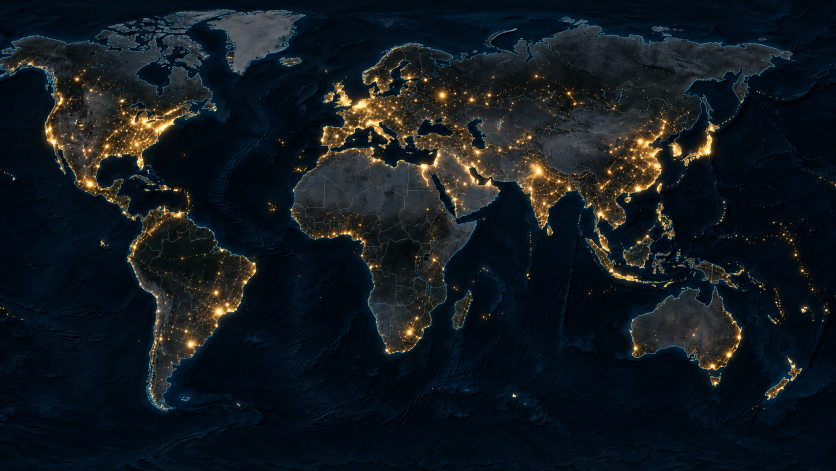
#> input picture superstorm/scene1/assets/maps/originals/src_01_16_12_PM.png, 1672 x 941 px (shown at 1/2 size)
$ python 01_prepare_maps.py
#> lines starting #> are read from the running program, lines starting #| are printed output that depends on the picture; after the words box and inside, x2 and y2 are one past the last pixel; in counts of white or black regions, pixels touching at a corner belong together
"""Checkpoint 1: build the working map copies from the source images.

Source -> working copy (identified visually, see README.md):
  src_01_16_12_PM.png -> base_night.png        (cleaned)
  src_01_16_27_PM.png -> aurora_impact.png     (same cleanup, so the 0:04 crossfade stays seamless)
  src_01_16_32_PM.png -> blackout.png          (same cleanup; this one has no star)
  src_01_16_16_PM.png -> aurora_thumbnail.png  (untouched, not used in scene 1)

Cleanup:
  1. The stray star in the southern Indian Ocean (~x1027, y791), plus its glow.
  2. The white arc in the Arctic above Russia (~x965-1037, y56-97). Note: this is the
     position and shape of Novaya Zemlya (a real island); removed as requested.

Fill method: low frequencies come from inpainting the surrounding *ocean only*
(all land in the neighbourhood is masked while inpainting), high-frequency texture
comes from a clean donor (the same spot in blackout.png for the star, open ocean
40 px higher up for the island). Everything outside the feathered masks is
bit-identical to the source.
"""
from pathlib import Path

import cv2
import numpy as np
from PIL import Image

ROOT = Path(__file__).resolve().parents[1]
MAPS = ROOT / "assets" / "maps"
SRC = MAPS / "originals"
REVIEW = ROOT / "review"

SOURCES = {
    "base_night": "src_01_16_12_PM.png",
    "aurora_impact": "src_01_16_27_PM.png",
    "blackout": "src_01_16_32_PM.png",
    "aurora_thumbnail": "src_01_16_16_PM.png",
}

# Region-of-interest polygons (full-res pixel coords of the 1672x941 maps).
# The island polygon hugs the crescent and stays west of x=991 near its south tip,
# where the mainland coast (Vaygach / Yugorsky) starts at x~993.
ISLAND_POLY = np.array([
    (1040, 52), (1040, 62), (1012, 67), (997, 70), (990, 75), (986, 81), (987, 87),
    (991, 91), (991, 96), (985, 98), (975, 96), (964, 93), (960, 87), (961, 81),
    (966, 73), (974, 66), (984, 61), (1000, 57), (1020, 52),
], np.int32)
ISLAND_NEIGHBOURHOOD = (930, 35, 1075, 125)       # x0, y0, x1, y1 used for ocean-only inpainting
STAR_BOX = (1012, 779, 1044, 803)                 # excludes the tiny dot at (1049, 808)
ISLAND_DONOR_OFFSET = (0, -40)                    # (dx, dy): texture from 40 px further north


def load(name):
    return np.asarray(Image.open(SRC / name).convert("RGB"))


def luminance(img):
    return 0.299 * img[..., 0] + 0.587 * img[..., 1] + 0.114 * img[..., 2]


def polygon_mask(shape, poly):
    m = np.zeros(shape[:2], np.uint8)
    cv2.fillPoly(m, [poly], 1)
    return m.astype(bool)


def bright_mask(img, roi, margin):
    """Pixels noticeably brighter than the local ocean inside the ROI."""
    lum = luminance(img.astype(np.float32))
    ocean_level = np.median(lum[roi & (lum < 35)])
    return roi & (lum > ocean_level + margin)


def island_mask(images):
    roi = polygon_mask(images[0].shape, ISLAND_POLY)
    m = np.zeros(roi.shape, bool)
    for img in images:                     # union -> identical footprint in every map
        m |= bright_mask(img, roi, margin=12)
    m = cv2.morphologyEx(m.astype(np.uint8), cv2.MORPH_CLOSE, np.ones((5, 5), np.uint8))
    m = cv2.dilate(m, np.ones((5, 5), np.uint8))          # +2 px for the rim glow

    # The island also casts a dark drop-shadow (3-5 px) onto the ocean, mostly on its
    # inner, concave side. Take pixels darker than the open ocean within 6 px of the island.
    lum = luminance(images[0].astype(np.float32))          # base_night: no aurora tint
    ocean_level = np.median(lum[roi & ~m.astype(bool) & (lum < 35)])
    near = cv2.dilate(m, cv2.getStructuringElement(cv2.MORPH_ELLIPSE, (13, 13))).astype(bool)
    shadow = near & (lum < ocean_level - 3)

    # Never touch the mainland / other islands: everything bright outside the island ROI, +3 px.
    x0, y0, x1, y1 = ISLAND_NEIGHBOURHOOD
    box = np.zeros(roi.shape, bool)
    box[y0:y1, x0:x1] = True
    other_land = bright_mask(images[0], box & ~roi, margin=12)
    protect = cv2.dilate(other_land.astype(np.uint8), np.ones((7, 7), np.uint8)).astype(bool)

    m = m.astype(bool) | shadow
    m = cv2.morphologyEx(m.astype(np.uint8), cv2.MORPH_CLOSE, np.ones((5, 5), np.uint8))
    m = cv2.dilate(m, np.ones((3, 3), np.uint8)).astype(bool)
    return m & ~protect


def star_mask(images):
    x0, y0, x1, y1 = STAR_BOX
    roi = np.zeros(images[0].shape[:2], bool)
    roi[y0:y1, x0:x1] = True
    m = np.zeros(roi.shape, bool)
    for img in images:
        m |= bright_mask(img, roi, margin=10)
    m = cv2.dilate(m.astype(np.uint8), np.ones((7, 7), np.uint8))  # +3 px for the glow
    return m.astype(bool)


def land_mask(img, box):
    """All bright (land / coastline) pixels in a neighbourhood, dilated."""
    x0, y0, x1, y1 = box
    roi = np.zeros(img.shape[:2], bool)
    roi[y0:y1, x0:x1] = True
    m = bright_mask(img, roi, margin=12)
    return cv2.dilate(m.astype(np.uint8), np.ones((7, 7), np.uint8)).astype(bool)


def texture_fill(img, mask, donor, inpaint_mask, lp_sigma=3.0, feather=1.2):
    """Low-pass from ocean-only inpainting + high-pass texture from the donor image."""
    f = img.astype(np.float32)
    base = cv2.inpaint(img, (inpaint_mask | mask).astype(np.uint8) * 255, 9, cv2.INPAINT_TELEA)
    base_lp = cv2.GaussianBlur(base.astype(np.float32), (0, 0), lp_sigma)
    d = donor.astype(np.float32)
    detail = d - cv2.GaussianBlur(d, (0, 0), lp_sigma)
    fill = base_lp + detail
    alpha = cv2.GaussianBlur(mask.astype(np.float32), (0, 0), feather)
    alpha = np.maximum(alpha, mask.astype(np.float32))[..., None]
    out = f * (1 - alpha) + fill * alpha
    out = np.where(alpha > 0.004, out, f)            # guarantee untouched pixels stay identical
    return np.clip(np.round(out), 0, 255).astype(np.uint8)


def shifted(img, dx, dy):
    """donor[y, x] = img[y + dy, x + dx]"""
    return np.roll(img, shift=(-dy, -dx), axis=(0, 1))


def vertical_interp(layer, mask, pad=3):
    """Fill masked runs in each column by linear interpolation between the (pad-px mean)
    values just above and below the run. Aurora curtains are vertical, so this keeps
    the streaks continuous where plain inpainting smears them sideways."""
    out = layer.copy()
    h = mask.shape[0]
    for x in np.nonzero(mask.any(axis=0))[0]:
        col = mask[:, x]
        y = 0
        while y < h:
            if not col[y]:
                y += 1
                continue
            y0 = y
            while y < h and col[y]:
                y += 1
            top = layer[max(0, y0 - pad):y0, x].mean(axis=0) if y0 > 0 else None
            bot = layer[y:min(h, y + pad), x].mean(axis=0) if y < h else None
            top = bot if top is None else top
            bot = top if bot is None else bot
            t = (np.arange(y - y0) + 1.0) / (y - y0 + 1.0)
            out[y0:y, x] = top[None, :] * (1 - t[:, None]) + bot[None, :] * t[:, None]
    return out


def aurora_fill(aurora_src, base_src, base_clean, mask, feather=1.2):
    """aurora = base + aurora layer. Rebuild the masked area as cleaned base + the aurora
    layer interpolated vertically across the mask (slightly smoothed across columns)."""
    layer = aurora_src.astype(np.float32) - base_src.astype(np.float32)
    layer = cv2.GaussianBlur(layer, (0, 0), sigmaX=1.5, sigmaY=0.1)
    fill = base_clean.astype(np.float32) + vertical_interp(layer, mask)
    f = aurora_src.astype(np.float32)
    alpha = cv2.GaussianBlur(mask.astype(np.float32), (0, 0), feather)
    alpha = np.maximum(alpha, mask.astype(np.float32))[..., None]
    out = f * (1 - alpha) + fill * alpha
    out = np.where(alpha > 0.004, out, f)
    return np.clip(np.round(out), 0, 255).astype(np.uint8)


def main():
    src = {k: load(v) for k, v in SOURCES.items()}
#> in load, returned value is the input picture: shape (941, 1672, 3); mean R, G, B 17.9, 25.6, 31.2
#> call 2 of load, with name = 'src_01_16_27_PM.png'
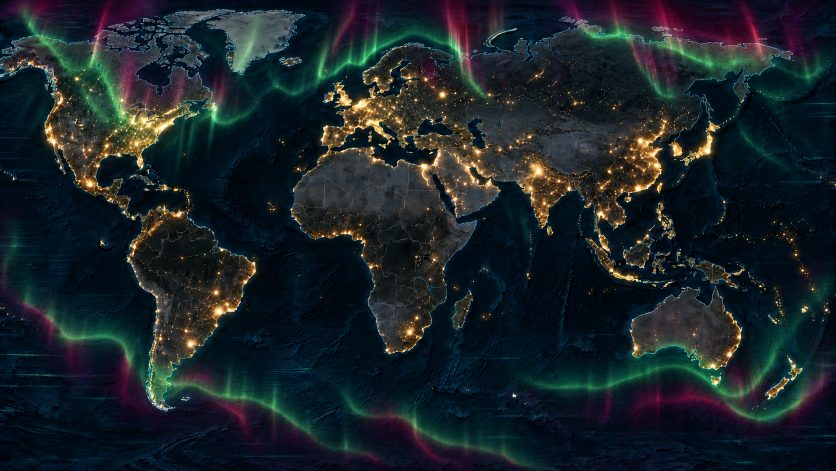
#> input picture superstorm/scene1/assets/maps/originals/src_01_16_27_PM.png, 1672 x 941 px (shown at 1/2 size)
#> in load, returned value is the input picture: shape (941, 1672, 3); mean R, G, B 25.8, 35.8, 40.2
#> call 3 of load, with name = 'src_01_16_32_PM.png'
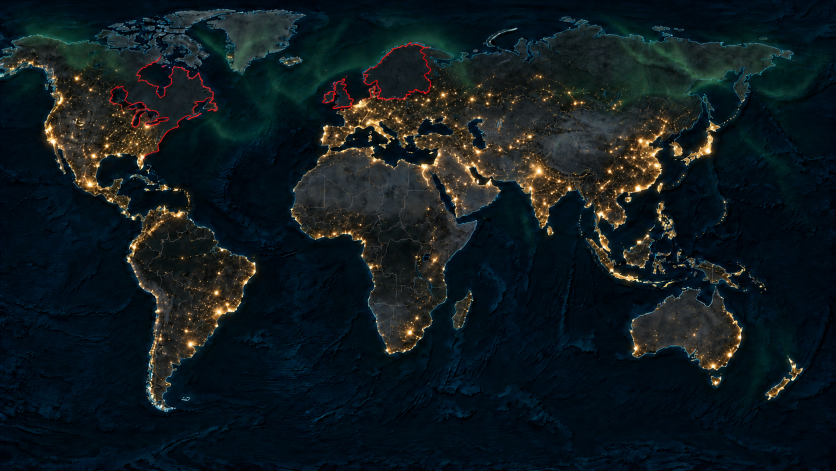
#> input picture superstorm/scene1/assets/maps/originals/src_01_16_32_PM.png, 1672 x 941 px (shown at 1/2 size)
#> in load, returned value is the input picture: shape (941, 1672, 3); mean R, G, B 16.5, 26.7, 30.9
#> call 4 of load, with name = 'src_01_16_16_PM.png'
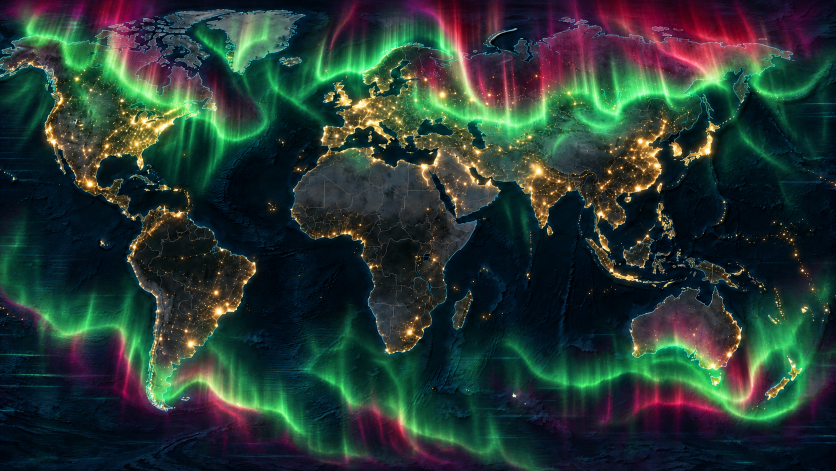
#> input picture superstorm/scene1/assets/maps/originals/src_01_16_16_PM.png, 1672 x 941 px (shown at 1/2 size)
#> in load, returned value is the input picture: shape (941, 1672, 3); mean R, G, B 39.2, 56.4, 50.9
#> src = 4 items
    work = {k: src[k] for k in ("base_night", "aurora_impact", "blackout")}
#> work = 3 items

    m_island = island_mask(list(work.values()))
#> in polygon_mask, `cv2.fillPoly(m, [poly], 1)`:
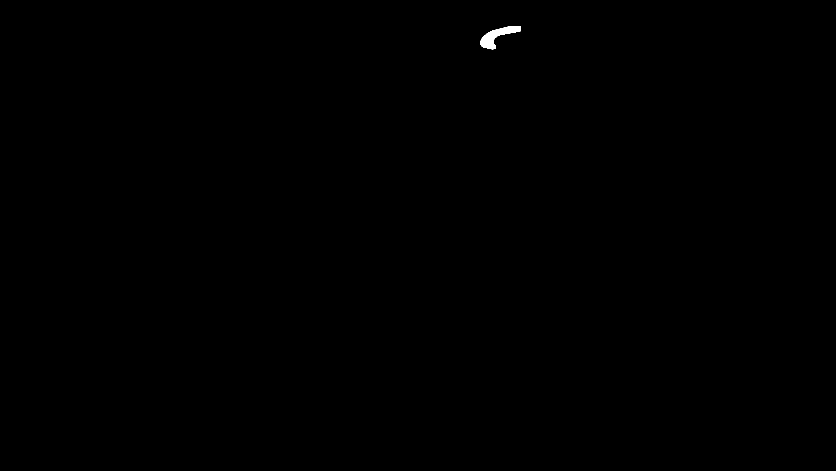
#> m: shape (941, 1672) (shown at 1/2 size); values 0 (black) and 1 (white), 0.1% white; 1 white region, box (x1, y1, x2, y2) and area: (960, 52, 1041, 99) 1526
#> the loop in island_mask, `for img in images:` made 3 passes
#> ocean_level in bright_mask on passes 1 to 3: 15.91, 21.46, 12.36
#> after the loop in island_mask, `for img in images:`: m: shape (941, 1672) bool; 0.06% white; 3 white regions (2 under 20 px), largest, box (x1, y1, x2, y2) and area: (966, 55, 1035, 95) 914
#> in island_mask, `m = cv2.morphologyEx(m.astype(np.uint8), cv2.MORPH_CLOSE, np.ones((5, ..`: m: shape (941, 1672); values 0 (black) and 1 (white), 0.06% white; 2 white regions (1 under 20 px), largest, box (x1, y1, x2, y2) and area: (966, 53, 1035, 95) 937
#> in island_mask, `m = cv2.dilate(m, np.ones((5, 5), np.uint8))`: m: shape (941, 1672); values 0 (black) and 1 (white), 0.09% white; 2 white regions, box (x1, y1, x2, y2) and area: (964, 51, 1037, 97) 1457, (958, 83, 963, 90) 35
#> in island_mask, `ocean_level = np.median(lum[roi & ~m.astype(bool) & (lum < 35)])`: ocean_level = 13.93
#> in island_mask, `near = cv2.dilate(m, cv2.getStructuringElement(cv2.MORPH_ELLIPSE, (13,..`: near: shape (941, 1672) bool; 0.19% white; 1 white region, box (x1, y1, x2, y2) and area: (952, 45, 1043, 103) 2919
#> in island_mask, `shadow = near & (lum < ocean_level - 3)`: shadow: shape (941, 1672) bool; 0.03% white; 10 white regions (8 under 20 px), largest, box (x1, y1, x2, y2) and area: (981, 54, 1041, 98) 382, (968, 55, 981, 69) 89
#> in bright_mask (call 4), `return roi & (lum > ocean_level + margin)`: returned value: shape (941, 1672) bool; 0.22% white; 10 white regions (7 under 20 px), largest, box (x1, y1, x2, y2) and area: (930, 76, 1075, 125) 3317, (945, 100, 955, 106) 47, (930, 105, 937, 113) 38
#> in island_mask, `protect = cv2.dilate(other_land.astype(np.uint8), np.ones((7, 7), np.u..`: protect: shape (941, 1672) bool; 0.37% white; 6 white regions, box (x1, y1, x2, y2) and area: (927, 73, 1078, 128) 5476, (1065, 33, 1075, 41) 75, (941, 36, 950, 44) 71, (1054, 33, 1062, 41) 64, (957, 50, 965, 57) 56, (951, 34, 958, 41) 49
#> in island_mask, `m = m.astype(bool) | shadow`: m: shape (941, 1672) bool; 0.11% white; 5 white regions (3 under 20 px), largest, box (x1, y1, x2, y2) and area: (964, 51, 1041, 98) 1702, (958, 83, 963, 90) 35
#> in island_mask, `m = cv2.morphologyEx(m.astype(np.uint8), cv2.MORPH_CLOSE, np.ones((5, ..`: m: shape (941, 1672); values 0 (black) and 1 (white), 0.12% white; 1 white region, box (x1, y1, x2, y2) and area: (958, 51, 1043, 101) 1834
#> in island_mask, `m = cv2.dilate(m, np.ones((3, 3), np.uint8)).astype(bool)`: m: shape (941, 1672) bool; 0.14% white; 1 white region, box (x1, y1, x2, y2) and area: (957, 50, 1044, 102) 2148
#> in island_mask, `return m & ~protect`: returned value: shape (941, 1672) bool; 0.13% white; 1 white region, box (x1, y1, x2, y2) and area: (957, 50, 1044, 98) 2069
    m_star = star_mask([work["base_night"], work["aurora_impact"]])
#> the loop in star_mask, `for img in images:` made 2 passes
#> ocean_level in bright_mask on passes 1 to 2: 17.73, 22.5
#> in star_mask, `m = cv2.dilate(m.astype(np.uint8), np.ones((7, 7), np.uint8))`: m: shape (941, 1672); values 0 (black) and 1 (white), 0.02% white; 1 white region, box (x1, y1, x2, y2) and area: (1020, 780, 1042, 799) 345

    # Donor area must be open ocean. Geography is identical in all maps, so check the
    # aurora-free base map (in aurora_impact the donor also carries the vertical aurora
    # streaks, which is exactly the texture we want there).
    dx, dy = ISLAND_DONOR_OFFSET
    lum = luminance(shifted(work["base_night"], dx, dy).astype(np.float32))[m_island]
#> in luminance (call 8), `return 0.299 * img[..., 0] + 0.587 * img[..., 1] + 0.114 * img[..., 2]`:
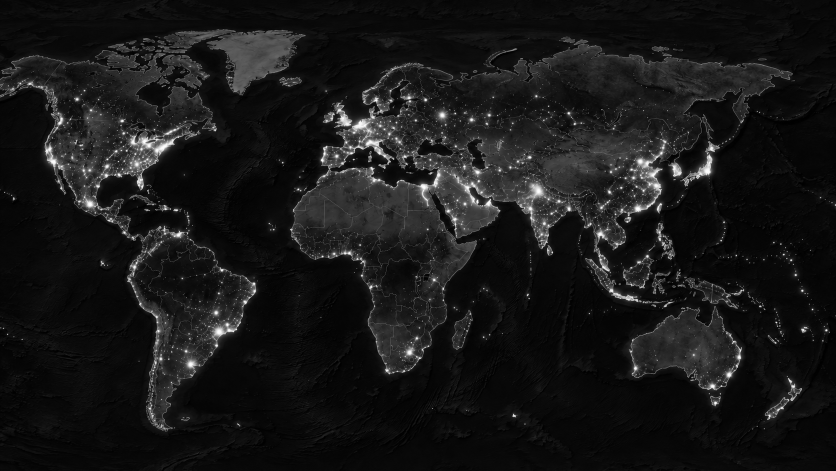
#> returned value: shape (941, 1672) float32 (shown at 1/2 size); min 0, max 255, mean 24
#> lum = 2069 values, max 28.66 at index 1040, min 3.72 at index 2056, mean 16.06
    assert lum.max() < 60, f"island donor not clean: max lum {lum.max():.0f}"

    out = {}
    for k in ("base_night", "blackout"):
        img = work[k]
        land = land_mask(img, ISLAND_NEIGHBOURHOOD)
        out[k] = texture_fill(img, m_island, shifted(img, dx, dy), land)
#> this loop made 2 passes
#> after the loop, out = 2 items
    # aurora_impact: same footprint, but rebuilt as cleaned base + vertically continuous aurora
    out["aurora_impact"] = aurora_fill(work["aurora_impact"], work["base_night"], out["base_night"], m_island)
#> in aurora_fill, `layer = aurora_src.astype(np.float32) - base_src.astype(np.float32)`:
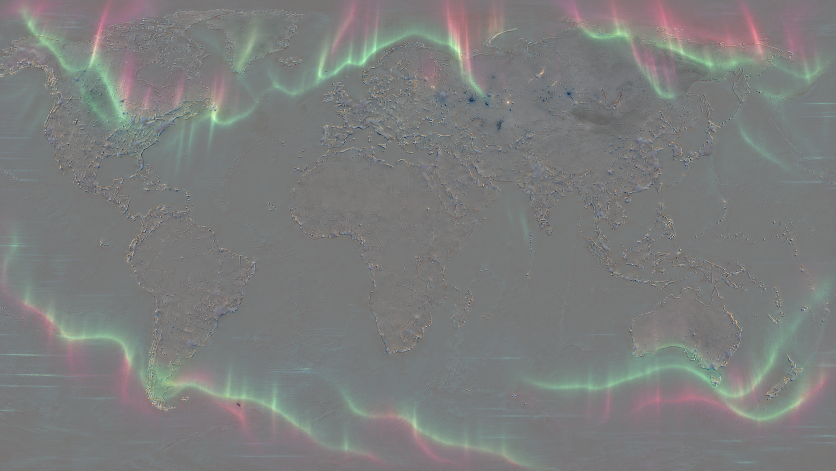
#> layer: shape (941, 1672, 3) float32 (shown at 1/2 size); mean R, G, B 7.9, 10.1, 9; drawn with min black and max white
#> the loop in vertical_interp, `for x in np.nonzero(mask.any(axis=0))[0]:` made 87 passes
    for k in ("base_night", "aurora_impact"):          # blackout.png has no star
        out[k] = texture_fill(out[k], m_star, src["blackout"], np.zeros_like(m_star))
#> this loop made 2 passes
#> pass 1, in texture_fill (call 3), `base_lp = cv2.GaussianBlur(base.astype(np.float32), (0, 0), lp_sigma)`:
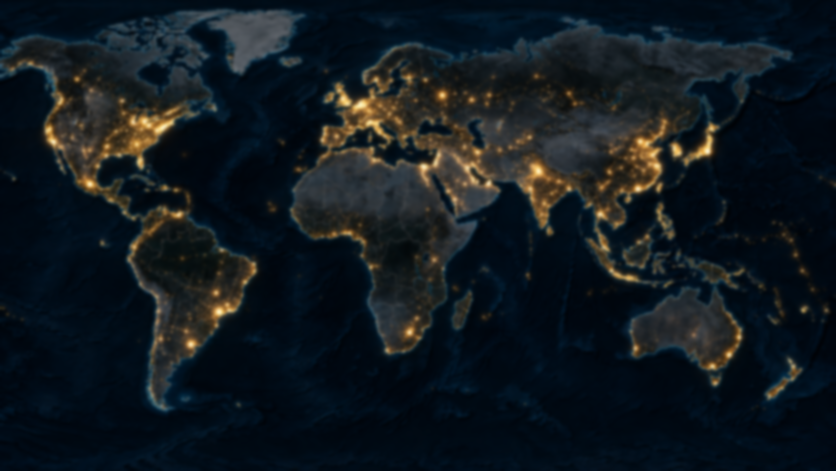
#> base_lp: shape (941, 1672, 3) float32 (shown at 1/2 size); mean of channels 0, 1, 2 17.7, 25.6, 31.2; drawn as R, G, B
#> after the loop, out = 3 items

    for k, img in out.items():
        Image.fromarray(img).save(MAPS / f"{k}.png", optimize=True)
#> this loop made 3 passes
#> k on passes 1 to 3: 'base_night', 'blackout', 'aurora_impact'
    Image.fromarray(src["aurora_thumbnail"]).save(MAPS / "aurora_thumbnail.png", optimize=True)

    # Report exactly what changed.
    for k in out:
        changed = np.any(out[k] != src[k], axis=2)
        ys, xs = np.nonzero(changed)
        boxes = []
        for region in (m_island, m_star):
            sel = region[ys, xs] if len(ys) else np.array([], bool)
            if sel.any():
                boxes.append((int(xs[sel].min()), int(ys[sel].min()), int(xs[sel].max()), int(ys[sel].max())))
        outside = changed & ~cv2.dilate((m_island | m_star).astype(np.uint8), np.ones((9, 9), np.uint8)).astype(bool)
        print(f"{k}.png: {changed.sum()} px changed ({100 * changed.mean():.3f}% of image), "
              f"boxes {boxes}, changed outside masks: {outside.sum()}")

    make_review(src, out)
#> in make_review, `w = sum(t.width for t in rows[0]) + 30`: w = 1230
#> in make_review, `h = sum(r[0].height for r in rows) + 12 * len(rows)`: h = 828
#> the loop in make_review, `for tiles in rows:` made 3 passes
#> y on passes 1 to 3: 276, 552, 828


def make_review(src, out):
    """Labelled before/after crops at 4x for the checkpoint."""
    from PIL import ImageDraw, ImageFont
    try:
        font = ImageFont.truetype("/usr/share/fonts/truetype/dejavu/DejaVuSans-Bold.ttf", 15)
    except OSError:
        font = ImageFont.load_default()
    boxes = {"Arctic arc (Novaya Zemlya)": (950, 45, 1050, 105), "Ocean star": (1005, 775, 1055, 812)}
    rows, head = [], 24
    for k in ("base_night", "aurora_impact", "blackout"):
        tiles = []
        for label, (x0, y0, x1, y1) in boxes.items():
            for tag, img in (("BEFORE", src[k]), ("AFTER", out[k])):
                c = Image.fromarray(img[y0:y1, x0:x1]).resize(((x1 - x0) * 4, (y1 - y0) * 4), Image.LANCZOS)
                t = Image.new("RGB", (c.width, c.height + head), (35, 35, 35))
                t.paste(c, (0, head))
                ImageDraw.Draw(t).text((6, 4), f"{k}.png | {label} | {tag}", fill=(255, 210, 90), font=font)
                tiles.append(t)
        rows.append(tiles)
    w = sum(t.width for t in rows[0]) + 30
    h = sum(r[0].height for r in rows) + 12 * len(rows)
    sheet = Image.new("RGB", (w, h), (20, 20, 20))
    y = 0
    for tiles in rows:
        x = 0
        for i, t in enumerate(tiles):
            sheet.paste(t, (x, y))
            x += t.width + (10 if i % 2 == 1 else 2)
        y += tiles[0].height + 12
    sheet.save(REVIEW / "cp1_cleanup_before_after.png")


if __name__ == "__main__":
    main()
